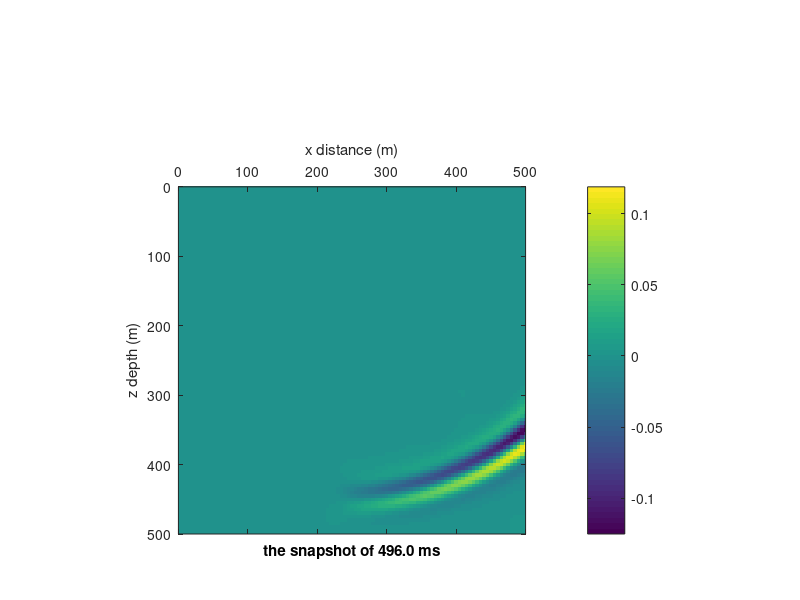
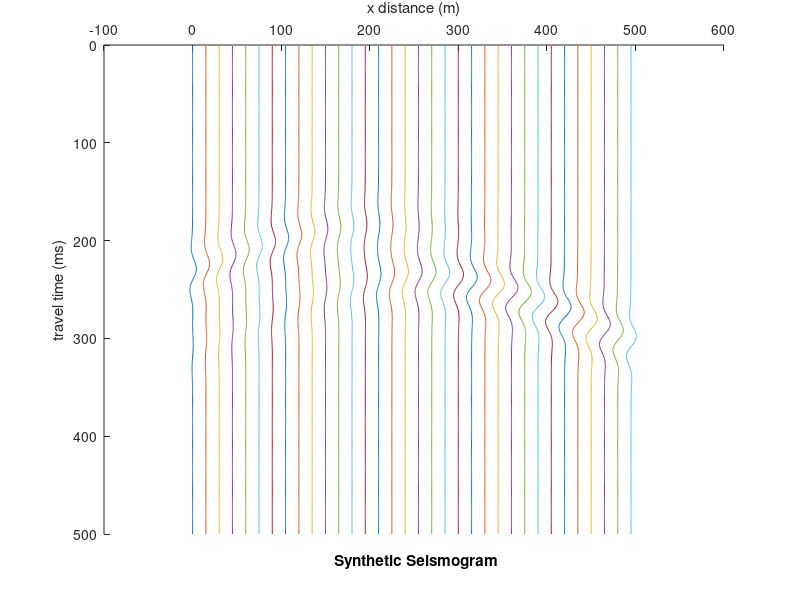

Write the MATLAB code that produced these figures, in order.
function TDFDAWFS2DSG

% TDFDAWFS2DSG
% This is a program of Time Domain Finite Difference Acoustic Wave Field Simulating with 2-Dimension Staggered Grid.
% Written by Tche.L. from USTC, 2016,6.

clc; clear; close all;
% format long;

%% Input parameters

nx = 101;               % the number of grid nodes in x-direction.
nz = 101;               % the number of grid nodes in z-direction.
npmlz = 20;            	% the number of grid nodes in top and bottom side of PML absorbing boundary.
npmlx = 20;             % the number of grid nodes in left and right side of PML absorbing boudary.
sx = 50;                % the grid node number of source position in x-direction.
sz = 50;                % the grid node number of source position in z-direction.
dx = 5;                 % the grid node interval in x-direction; Unit: m.
dz = 5;                 % the grid node interval in z-direction; Unit: m.
nt = 500;               % the number of time nodes for wave calculating.
dt = 1e-3;            	% the time node interval; Unit: s.
nppw = 12;              % the node point number per wavelength for dominant frequency of Ricker wavelet source.
ampl = 1.0e0;           % the amplitude of source wavelet.
xrcvr = 1:3:nx;         % the grid node number in x-direction of reciver position on ground.
nodr = 3;               % half of the order number for spatial difference.

%% Determine the difference coefficients

B = [1 zeros(1,nodr - 1)]';
A = NaN*ones(nodr,nodr);
for i = 1:1:nodr
    A(i,:) = (1:2:2*nodr - 1).^(2*i - 1);
end
C = A\B;

%% Model and source

Nz = nz + 2*npmlz;
Nx = nx + 2*npmlx;

vp = 2000*ones(Nz,Nx);                                                      % the velocity of acoustic wave of model; Unit: m/s.
rho = 1000*ones(Nz,Nx);                                                     % the density of model; Unit: kg/m^3.
rho(fix(Nz/3):end,fix(Nx/2):end) = 500;
vp(fix(Nz/3):end,fix(Nx/2):end) = 1000;

f0 = min(vp(:))/(min(dx,dz)*nppw);                                          % the dominant frequency of source Ricker wavelet; Unit: Hz.
t0 = 1/f0;                                                                  % the time shift of source Ricker wavelet; Unit: s; Suggest: 0.02 if fm = 50, or 0.05 if fm = 20.
t = dt*(1:1:nt);
src = (1 - 2*(pi*f0.*(t - t0)).^2).*exp( - (pi*f0*(t - t0)).^2);           	% the time series of source wavelet.
% The source wavelet formula refers to the equations (18) of Collino and Tsogka, 2001.

%% Perfectly matched layer absorbing factor

% R = 1e-6;                                                                   % Recommend: $R = 1e-2, if $npmlr = 5; $R = 1e-3, if $npmlr = 10; $R = 1e-4, if $npmlr = 20.
% dpml0z = log(1/R)*3*max(vp(:))/(2*npmlz);
dpml0z = 3*max(vp(:))/dz*(8/15 - 3/100*npmlz + 1/1500*npmlz^2);
dpmlz = zeros(Nz,Nx);
dpmlz(1:npmlz,:) = (dpml0z*((npmlz: - 1:1)./npmlz).^2)'*ones(1,Nx);
dpmlz(npmlz + nz + 1:Nz,:) = dpmlz(npmlz: - 1:1,:);
dpml0x = 3*max(vp(:))/dx*(8/15 - 3/100*npmlx + 1/1500*npmlx^2);
dpmlx = zeros(Nz,Nx);
dpmlx(:,1:npmlx) = ones(Nz,1)*(dpml0x*((npmlx: - 1:1)./npmlx).^2);
dpmlx(:,npmlx + nx + 1:Nx) = dpmlx(:,npmlx: - 1:1);
% The PML formula refers to the equations (2) and (3) of Marcinkovich and Olsen, 2003.

%% Wavefield calculating

rho1 = rho;             % or = [(rho(:,1:end - 1) + rho(:,2:end))./2 (2*rho(:,end) - rho(:,end - 1))];
rho2 = rho;             % or = [(rho(1:end - 1,:) + rho(2:end,:))./2; (2*rho(end,:) - rho(end - 1,:))];

Coeffi1 = (2 - dt.*dpmlx)./(2 + dt.*dpmlx);
Coeffi2 = (2 - dt.*dpmlz)./(2 + dt.*dpmlz);
Coeffi3 = 1./rho1./dx.*(2*dt./(2 + dt.*dpmlx));
Coeffi4 = 1./rho2./dz.*(2*dt./(2 + dt.*dpmlz));
Coeffi5 = rho.*(vp.^2)./dx.*(2*dt./(2 + dt.*dpmlx));
Coeffi6 = rho.*(vp.^2)./dz.*(2*dt./(2 + dt.*dpmlz));

% +++++++++++++++++++++++++++++++++++++ approximate coeffient ++++++++++++++++++++++++++++++++++++++
% Coeffi1 = 1 - dt.*dpmlx;
% Coeffi2 = 1 - dt.*dpmlz;
% Coeffi3 = 1./rho./dx.*dt;
% Coeffi4 = 1./rho./dz.*dt;
% Coeffi5 = rho.*(vp.^2)./dx.*dt;
% Coeffi6 = rho.*(vp.^2)./dz.*dt;
% --------------------------------------------------------------------------------------------------

NZ = Nz + 2*nodr;                                                           % All values of the outermost some columns are set to zero to be a boundary condition: all of wavefield values beyond the left and right boundary are null.
NX = Nx + 2*nodr;                                                           % All values of the outermost some rows are set to zero to be a boundary condition: all of wavefield values beyond the top and bottom boundary are null.

Znodes = nodr + 1:NZ - nodr;
Xnodes = nodr + 1:NX - nodr;
znodes = nodr + npmlz + 1:nodr + npmlz + nz;
xnodes = nodr + npmlx + 1:nodr + npmlx + nx;
nsrcz = nodr + npmlz + sz;
nsrcx = nodr + npmlx + sx;

Ut = NaN*ones(NZ,NX,2);                                                     % the wavefield value preallocation.
Uz = zeros(NZ,NX,2);                                                        % The initial condition: all of wavefield values are null before source excitation.
Ux = zeros(NZ,NX,2);                                                        % The initial condition: all of wavefield values are null before source excitation.
Vz = zeros(NZ,NX,2);                                                        % The initial condition: all of wavefield values are null before source excitation.
Vx = zeros(NZ,NX,2);                                                        % The initial condition: all of wavefield values are null before source excitation.
Psum = NaN*ones(Nz,Nx);

U = NaN*ones(nz,nx,nt);

tic;
for it = 1:1:nt
    fprintf('The calculating time node is: it = %d\n',it);
    Ux(nsrcz,nsrcx,1) = Ux(nsrcz,nsrcx,1) + ampl*src(it)./2;
    Uz(nsrcz,nsrcx,1) = Uz(nsrcz,nsrcx,1) + ampl*src(it)./2;
    Ut(:,:,1) = Ux(:,:,1) + Uz(:,:,1);
    U(:,:,it) = Ut(znodes,xnodes,1);
    Psum(:,:) = 0;
    for i = 1:1:nodr
        Psum = Psum + C(i).*(Ut(Znodes,Xnodes + i,1) - Ut(Znodes,Xnodes + 1 - i,1));
    end
    Vx(Znodes,Xnodes,2) = Coeffi1.*Vx(Znodes,Xnodes,1) - Coeffi3.*Psum;
    Psum(:,:) = 0;
    for i = 1:1:nodr
        Psum = Psum + C(i).*(Ut(Znodes + i,Xnodes,1) - Ut(Znodes + 1 - i,Xnodes,1));
    end
    Vz(Znodes,Xnodes,2) = Coeffi2.*Vz(Znodes,Xnodes,1) - Coeffi4.*Psum;
    Psum(:,:) = 0;
    for i = 1:1:nodr
        Psum = Psum + C(i).*(Vx(Znodes,Xnodes - 1 + i,2) - Vx(Znodes,Xnodes - i,2));
    end
    Ux(Znodes,Xnodes,2) = Coeffi1.*Ux(Znodes,Xnodes,1) - Coeffi5.*Psum;
    Psum(:,:) = 0;
    for i = 1:1:nodr
        Psum = Psum + C(i).*(Vz(Znodes - 1 + i,Xnodes,2) - Vz(Znodes - i,Xnodes,2));
    end
    Uz(Znodes,Xnodes,2) = Coeffi2.*Uz(Znodes,Xnodes,1) - Coeffi6.*Psum;
    Ut(:,:,1) = Ut(:,:,2);
    Uz(:,:,1) = Uz(:,:,2);
    Ux(:,:,1) = Ux(:,:,2);
    Vz(:,:,1) = Vz(:,:,2);
    Vx(:,:,1) = Vx(:,:,2);
end
toc;

%% Plotting

% Wavefield Snapshot
figure;% colormap gray;
clims = [min(U(:)) max(U(:))]./5;
for it = 1:5:nt
    imagesc((0:nx - 1).*dx,(0:nz - 1).*dz,U(:,:,it));%,clims);
    set(gca,'xaxislocation','top'); axis equal; axis([0 (nx - 1)*dx 0 (nz - 1)*dz]);
    colorbar; xlabel('x distance (m)'); ylabel('z depth (m)');
    title(sprintf('the snapshot of %.1f ms',it*dt*1e3),'position',[(nx - 1)*dx/2,(nz - 1)*dz*(1 + 0.07)]);
    pause(0.01);
end

% Synthetic Seismogram
syngram(:,:) = U(1,xrcvr,:);
synmax = max(abs(syngram(:)));
rcvrintv = (xrcvr(2) - xrcvr(1))*dx;
syngram = syngram./synmax.*(rcvrintv/2);
[nsyn,~] = size(syngram);
figure; hold on;
for i = 1:1:nsyn
    plot(syngram(i,:) + (xrcvr(i) - 1)*dx,t.*1e3);
end
xlabel('x distance (m)'); ylabel('travel time (ms)');
title('Synthetic Seismogram','position',[(xrcvr(1) + xrcvr(nsyn))*dx/2,t(end)*1e3*(1 + 0.07)]);
set(gca,'xaxislocation','top');
set(gca,'YDir','reverse');
hold off;

end

%% References

% Collino and Tsogka, 2001. Geophysics, Application of the perfectly matched absorbing layer model to the linear elastodynamic problem in anisotropic heterogeneous media.
% Marcinkovich and Olsen, 2003. Journal of Geophysical Research, On the implementation of perfectly mathced layers in a three-dimensional fourth-order velocity-stress finite difference scheme.
